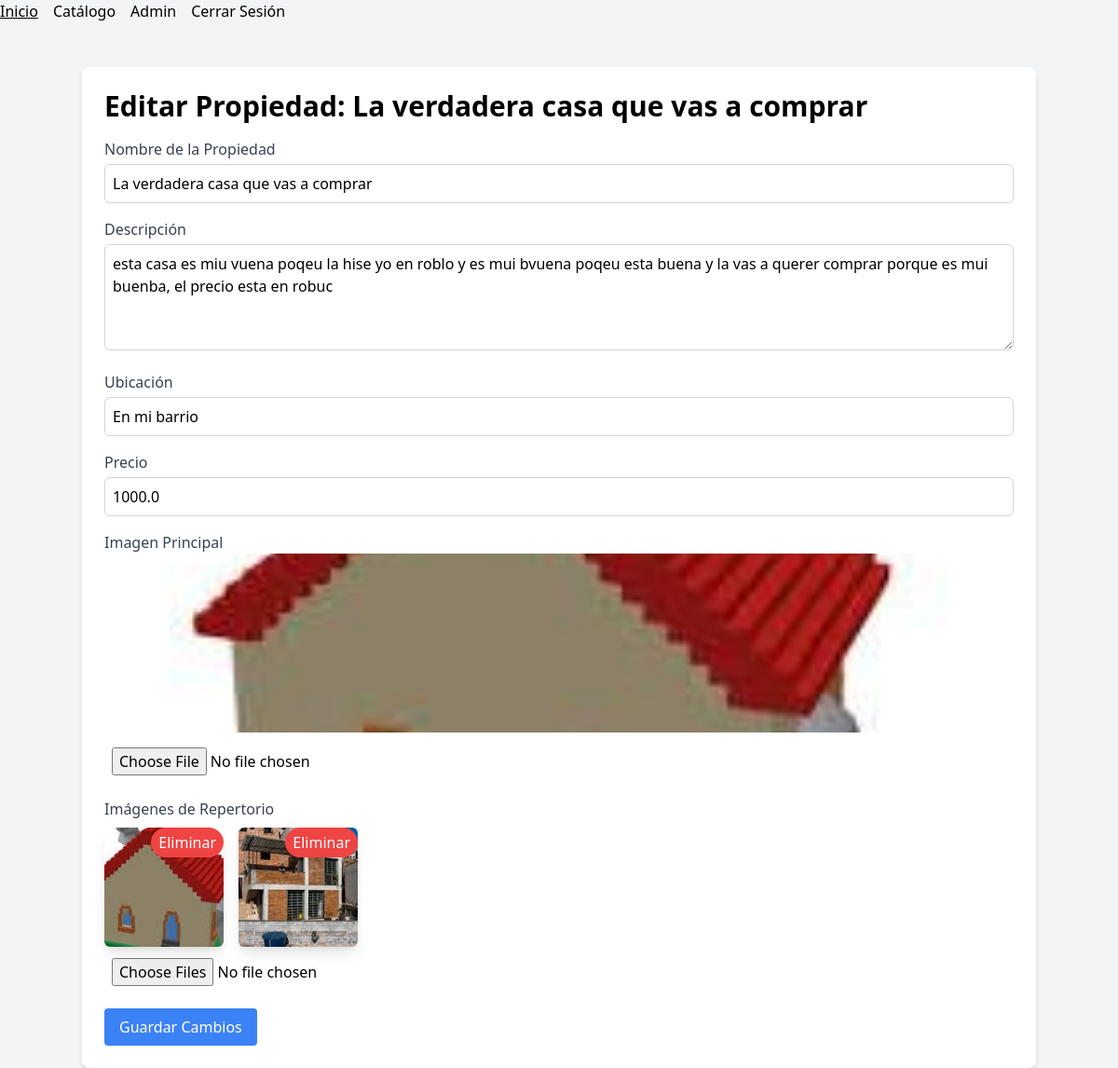
Page /edit_property/2 (signed in) on the committed database.
### models.py (models this page shows)
class Property(db.Model):
    id = db.Column(db.Integer, primary_key=True)
    name = db.Column(db.String(100), nullable=False)
    description = db.Column(db.Text, nullable=False)
    location = db.Column(db.String(200), nullable=False)
    price = db.Column(db.Float, nullable=False)
    main_image = db.Column(db.Text, nullable=True)  # Imagen principal
    repertory_images = db.Column(db.Text, nullable=True)  # Imágenes de repertorio (coma separada)

### app.py (the view, shortened to what this page needs)
@app.route('/edit_property/<int:property_id>', methods=['GET', 'POST'])
def edit_property(property_id):
    if not session.get('logged_in'):
        return redirect(url_for('login'))
    property = Property.query.get_or_404(property_id)
    return render_template('editProperty.html', property=property)

### app.py (called while the page is built)
@app.before_request
def create_tables():
    db.create_all()  # Crea las tablas si no existen

### templates/editProperty.html (shortened to what this page needs)
<!DOCTYPE html>
<html lang="es">
<head>
    <link rel="stylesheet" href="https://cdn.jsdelivr.net/npm/tailwindcss@2.2.19/dist/tailwind.min.css" />
    <nav>
        <ul class="flex space-x-4">
            <a class="hover:underline" href="{{ url_for('index') }}">
                Inicio
            </a>
            <li><a class="hover:underline" href="{{ url_for('catalogo') }}">Catálogo</a></li>
            {% if session.get('logged_in') %}
                <li><a class="hover:underline" href="/adminis">Admin</a></li>
            {% endif %}
            {% if session.get('logged_in') %}
            <li><a class="hover:underline" href="/logout">Cerrar Sesión</a></li>
            {% endif %}
        </ul>
    </nav>
</head>
<body class="bg-gray-100">
    <div class="container mx-auto mt-12">
        <div class="bg-white shadow-md rounded-lg p-6">
            <h1 class="text-3xl font-bold mb-4">Editar Propiedad: {{ property.name }}</h1>
            <form action="{{ url_for('edit_property', property_id=property.id) }}" method="POST" enctype="multipart/form-data">
                <div class="mb-4">
                    <label for="name" class="block text-gray-700">Nombre de la Propiedad</label>
                    <input type="text" id="name" name="name" value="{{ property.name }}" class="w-full p-2 mt-1 border border-gray-300 rounded-md" required />
                </div>
                <div class="mb-4">
                    <label for="description" class="block text-gray-700">Descripción</label>
                    <textarea id="description" name="description" rows="4" class="w-full p-2 mt-1 border border-gray-300 rounded-md" required>{{ property.description }}</textarea>
                </div>
                <div class="mb-4">
                    <label for="location" class="block text-gray-700">Ubicación</label>
                    <input type="text" id="location" name="location" value="{{ property.location }}" class="w-full p-2 mt-1 border border-gray-300 rounded-md" required />
                </div>
                <div class="mb-4">
                    <label for="price" class="block text-gray-700">Precio</label>
                    <input type="number" id="price" name="price" value="{{ property.price }}" class="w-full p-2 mt-1 border border-gray-300 rounded-md" required />
                </div>
                <div class="mb-4">
                    <label for="main_image" class="block text-gray-700">Imagen Principal</label>
                    {% if property.main_image %}
                    <img src="{{ url_for('static', filename=property.main_image.split('static/')[-1]) }}"
                        alt="Imagen principal de {{ property.name }}"
                        class="w-full h-48 object-cover rounded-md mb-2" />
                    {% else %}
                    <img src="https://via.placeholder.com/600x400"
                        alt="Imagen no disponible"
                        class="w-full h-48 object-cover rounded-md mb-2" />
                    {% endif %}
                    <input type="file" id="main_image" name="main_image" class="block w-full p-2 mt-1" />
                </div>
                <div class="mb-4">
                    <label for="repertory_images" class="block text-gray-700">Imágenes de Repertorio</label>
                    {% if property.repertory_images %}
                    <div class="flex space-x-4 mt-2">
                        {% for image in property.repertory_images.split(',') %}
                        <div class="relative">
                            <img src="{{ url_for('static', filename=image.split('static/')[-1]) }}"
                                alt="Imagen adicional de {{ property.name }}"
                                class="w-32 h-32 object-cover rounded-md shadow-lg" />
                            <button type="button" class="absolute top-0 right-0 bg-red-500 text-white px-2 py-1 rounded-full" onclick="removeImage('{{ image }}')">
                                Eliminar
                            </button>
                        </div>
                        {% endfor %}
                    </div>
                    {% endif %}
                    <input type="file" id="repertory_images" name="repertory_images" multiple class="block w-full p-2 mt-1" />
                </div>
                <button type="submit" class="px-4 py-2 bg-blue-500 text-white rounded hover:bg-blue-600">Guardar Cambios</button>
            </form>
        </div>
    </div>
</body>
</html>

### rows in the picture
Property: name "La verdadera casa que vas a comprar", description "esta casa es miu vuena poqeu la hise yo en roblo y es mui bvuena poqeu esta buena y la vas a querer comprar porque es mui buenba, el precio esta en robuc", location "En mi barrio", price "1000.0", main_image (picture)
